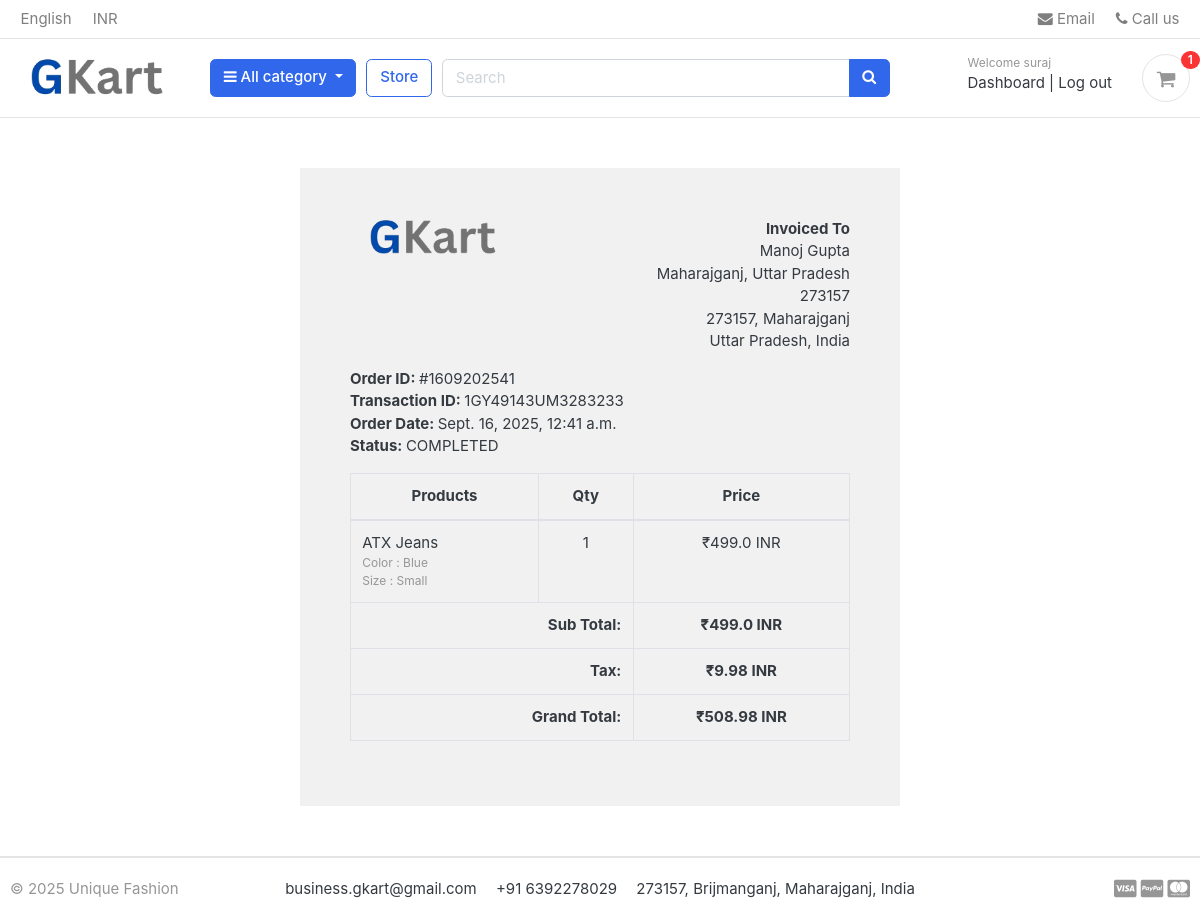
The page /accounts/order_detail/1609202541/ (signed in) on the database its author committed.
### accounts/models.py (models this page shows, shortened)
class Account(AbstractBaseUser, PermissionsMixin):
    first_name = models.CharField(max_length=100)
    last_name = models.CharField(max_length=100)
    username = models.CharField(max_length=100, unique=True)
    email = models.CharField(max_length=100, unique=True)
    mobile_number = models.CharField(max_length=13)
    date_joined = models.DateTimeField(auto_now_add=True)
    last_login = models.DateTimeField(auto_now=True)
    is_admin = models.BooleanField(default=False)
    is_staff = models.BooleanField(default=False)
    is_active = models.BooleanField(default=False)
    is_superadmin = models.BooleanField(default=False)
    USERNAME_FIELD = 'email'
    REQUIRED_FIELDS = ['username', 'first_name', 'last_name']
    objects = MyAccountManager()

### orders/models.py (models this page shows, shortened)
class Order(models.Model):
    STATUS = (
        ('New', 'New'),
        ('Accepted', 'Accepted'),
        ('Completed', 'Completed'),
        ('Cancelled', 'Cancelled'),
    )
    user = models.ForeignKey(Account, on_delete=models.SET_NULL, null=True)
    payment = models.ForeignKey(Payment, on_delete=models.SET_NULL, blank=True, null=True)
    order_number = models.CharField(max_length=20)
    first_name = models.CharField(max_length=50)
    last_name = models.CharField(max_length=50)
    phone = models.CharField(max_length=15)
    email = models.EmailField(max_length=50)
    address_line_1 = models.CharField(max_length=50)
    address_line_2 = models.CharField(max_length=50, blank=True)
    pin_code = models.CharField(max_length=20)
    city = models.CharField(max_length=50)
    state = models.CharField(max_length=50)
    country = models.CharField(max_length=50)
    order_note = models.CharField(max_length=100, blank=True)
    order_total = models.FloatField()
    tax = models.FloatField()
    status = models.CharField(max_length=10, choices=STATUS, default='New')
    ip = models.CharField(blank=True, max_length=20)
    is_ordered = models.BooleanField(default=False)
    created_at = models.DateTimeField(auto_now_add=True)
    updated_at = models.DateTimeField(auto_now=True)
    def full_name(self):
        return f'{self.first_name} {self.last_name}'
    def full_address(self):
        return f'{self.address_line_1} {self.address_line_2}'

class Payment(models.Model):
    user = models.ForeignKey(Account, on_delete=models.CASCADE)
    payment_id = models.CharField(max_length=100)
    payment_method = models.CharField(max_length=100)
    amount_paid = models.CharField(max_length=100) # this is the total amount paid
    status = models.CharField(max_length=100)
    created_at = models.DateTimeField(auto_now_add=True)

class OrderProduct(models.Model):
    order = models.ForeignKey(Order, on_delete=models.CASCADE)
    payment = models.ForeignKey(Payment, on_delete=models.SET_NULL, blank=True, null=True, related_name='purchased_products')
    user = models.ForeignKey(Account, on_delete=models.CASCADE) ## buyer
    seller = models.ForeignKey(Account, on_delete=models.CASCADE, null=True, blank=True, related_name='sold_products')  # seller (new field added)
    product = models.ForeignKey(Product, on_delete=models.CASCADE)
    variations = models.ManyToManyField(Variation, blank=True)
    quantity = models.IntegerField()
    product_price = models.FloatField()
    ordered = models.BooleanField(default=False)
    created_at = models.DateTimeField(auto_now_add=True)
    updated_at = models.DateTimeField(auto_now=True)

### store/models.py (models this page shows, shortened)
class Product(models.Model):
    product_name     = models.CharField(max_length=100, unique=True)
    slug             = models.CharField(max_length=100, unique=True)
    description      = models.TextField(max_length=1024, blank=True)
    price            = models.IntegerField()
    product_images   = models.ImageField(upload_to='photos/products')
    stock            = models.IntegerField()
    is_available     = models.BooleanField(default=True)
    category         = models.ForeignKey(Category, on_delete=models.CASCADE)
    created_at       = models.DateTimeField(auto_now_add=True)
    updated_at       = models.DateTimeField(auto_now=True)
    owner = models.ForeignKey(settings.AUTH_USER_MODEL, on_delete=models.CASCADE, null=True, blank=True)

class Variation(models.Model):
    product             = models.ForeignKey(Product, on_delete=models.CASCADE)
    variation_category  = models.CharField(max_length=255, choices=variation_category_choice)
    variation_value     = models.CharField(max_length=255)
    is_active           = models.BooleanField(default=True)
    created_date         = models.DateTimeField(auto_now=True)
    class Meta:
        ordering = ['variation_category']
    objects = VariationManager()

### accounts/views.py (the view)
# urls.py: path('order_detail/<int:order_id>/', views.order_detail, name='order_detail'),
@login_required(login_url='login')
def order_detail(request, order_id):
    order = Order.objects.get(order_number=order_id)
    order_detail = OrderProduct.objects.filter(order=order)
    subtotal = 0
    for i in order_detail:
        subtotal += i.product_price * i.quantity
    context = {
        "order_detail": order_detail,
        "order": order,
        "subtotal": subtotal
    }
    return render(request, 'accounts/order_detail.html', context)

### templates/accounts/order_detail.html (shortened to what this page needs)
{% extends 'base.html' %}
{% load static %}
{% block content %}
<div class="container" style="margin: 0 auto;width: 50%;padding: 50px;background: #f1f1f1;margin-top: 50px;margin-bottom: 50px;">
    <div class="row invoice row-printable">
        <div class="col-md-12">
            <div class="panel panel-default plain" id="dash_0">
                <div class="panel-body p30">
                    <div class="row">
                        <div class="col-lg-6">
                            <div class="invoice-logo"><img src="{% static 'images/logo.png' %}" alt="Invoice logo" style="max-height: 40px;"></div>
                        </div>
                        <div class="col-lg-6">
                            <div class="invoice-from">
                                <ul class="list-unstyled text-right">
                                    <li><strong>Invoiced To</strong></li>
                                    <li>{{order.full_name}}</li>
                                    <li>{{order.full_address}}</li>
                                    <li>{{order.pin_code}}, {{order.city}}</li>
                                    <li>{{order.state}}, {{order.country}}</li>
                                </ul>
                            </div>
                        </div>
                        <div class="col-lg-12">
                            <div class="invoice-details mt25">
                                <div class="well">
                                    <ul class="list-unstyled mb0">
                                        <li><strong>Order ID: </strong>#{{order.order_number}}</li>
                                        <li><strong>Transaction ID: </strong>{{order.payment.payment_id}}</li>
                                        <li><strong>Order Date: </strong>{{order.created_at}}</li>
                                        <li><strong>Status: </strong>{{order.payment.status}}</li>
                                    </ul>
                                </div>
                            </div>
                            <div class="invoice-items">
                                <div class="table-responsive" style="overflow: hidden; outline: none;" tabindex="0">
                                    <table class="table table-bordered">
                                        <thead>
                                            <tr>
                                                <th class="per70 text-center">Products</th>
                                                <th class="per5 text-center">Qty</th>
                                                <th class="per25 text-center">Price</th>
                                            </tr>
                                        </thead>
                                        <tbody>
                                          {% for item in order_detail %}
                                            <tr>
                                                <td>{{item.product.product_name}}
                                                  <p class="text-muted small">
                                          					{% if item.variations.all %}
                                          						{% for i in item.variations.all %}
                                          							{{ i.variation_category | title }} : {{ i.variation_value | title }} <br>
                                          						{% endfor %}
                                          					{% endif %}
                                          				</p>
                                                </td>
                                                <td class="text-center">{{item.quantity}}</td>
                                                <td class="text-center">₹{{item.product_price}} INR</td>
                                            </tr>
                                          {% endfor %}
                                        </tbody>
                                        <tfoot>
                                            <tr>
                                                <th colspan="2" class="text-right">Sub Total:</th>
                                                <th class="text-center">₹{{subtotal}} INR</th>
                                            </tr>
                                            <tr>
                                                <th colspan="2" class="text-right">Tax:</th>
                                                <th class="text-center">₹{{order.tax}} INR</th>
                                            </tr>
                                            <tr>
                                                <th colspan="2" class="text-right">Grand Total:</th>
                                                <th class="text-center">₹{{order.order_total}} INR</th>
                                            </tr>
                                        </tfoot>
                                    </table>
                                </div>
                            </div>
                        </div>
                    </div>
                </div>
            </div>
        </div>
    </div>
    </div>
{% endblock %}

### templates/base.html (shortened to what this page needs)
{% load static %}
<!DOCTYPE html>
<html lang="en">
  <head>
    <link
      href="{% static 'css/bootstrap.css' %}"
      rel="stylesheet"
      type="text/css"
    />
    <link
      href="{% static 'fonts/fontawesome/css/all.min.css' %}"
      type="text/css"
      rel="stylesheet"
    />
    <link href="{% static 'css/ui.css' %}" rel="stylesheet" type="text/css" />
    <link
      href="{% static 'css/responsive.css' %}"
      rel="stylesheet"
      media="only screen and (max-width: 1200px)"
    />
    <link href="{% static 'css/custom.css' %}" rel="stylesheet" type="text/css" />
    <link rel="stylesheet" href="https://cdnjs.cloudflare.com/ajax/libs/font-awesome/4.7.0/css/font-awesome.min.css">
  </head>
  <body>
    {% include "includes/navbar.html" %}
    {% block content %}{% endblock content %}
    {% include "includes/footer.html" %}
  </body>
</html>

### templates/includes/navbar.html (shortened to what this page needs)
{% load static %}
<header class="section-header">
      <nav class="navbar p-md-0 navbar-expand-sm navbar-light border-bottom">
        <div class="container">
          <div class="collapse navbar-collapse" id="navbarTop4">
            <ul class="navbar-nav mr-auto">
              <li class="nav-item dropdown">
                <a href="#" class="nav-link"> English </a>
              </li>
              <li class="nav-item dropdown">
                <a href="#" class="nav-link"> INR </a>
              </li>
            </ul>
            <ul class="navbar-nav">
              <li>
                <a href="#" class="nav-link">
                  <i class="fa fa-envelope"></i> Email
                </a>
              </li>
              <li>
                <a href="#" class="nav-link">
                  <i class="fa fa-phone"></i> Call us
                </a>
              </li>
            </ul>
          </div>
        </div>
      </nav>
      <section class="header-main border-bottom">
        <div class="container">
          <div class="row align-items-center">
            <div class="col-lg-2 col-md-3 col-6">
              <a href="{% url "home" %}" class="brand-wrap">
                <img class="logo" src="{% static 'images/logo.png' %}"  alt="Logo Image"/>
              </a>
            </div>
            <div class="col-lg col-sm col-md col-6 flex-grow-0">
              <div class="category-wrap dropdown d-inline-block float-right">
                <button
                  type="button"
                  class="btn btn-primary dropdown-toggle"
                  data-toggle="dropdown"
                >
                  <i class="fa fa-bars"></i> All category
                </button>
              </div>
            </div>
            <a href="{% url "store" %}" class="btn btn-outline-primary">Store</a>
            <div class="col-lg col-md-6 col-sm-12 col">
              <form action="{% url "search" %}" class="search">
                <div class="input-group w-100">
                  <input
                    type="text"
                    name="keyword"
                    class="form-control"
                    {% comment %} style="width: 60%" {% endcomment %}
                    placeholder="Search"
                  />
                  <div class="input-group-append">
                    <button class="btn btn-primary" type="submit">
                      <i class="fa fa-search"></i>
                    </button>
                  </div>
                </div>
              </form>
            </div>
            <div class="col-lg-3 col-sm-6 col-8 order-2 order-lg-3">
              <div class="d-flex justify-content-end mb-3 mb-lg-0">
                {% if user.id is None %}
                  <div class="widget-header">
                    <small class="title text-muted">Welcome guest!</small>
                    <div>
                      <a href="{% url "login" %}">Log in</a>
                      <span class="dark-transp"> | </span>
                      <a href="{% url "register" %}"> Register</a>
                    </div>
                  </div>
                {% else %}
                    <div class="widget-header">
                    <small class="title text-muted">Welcome {{ user.first_name }}</small>
                    <div>
                      <a href="{% url "dashboard" %}">Dashboard</a>
                      <span class="dark-transp"> | </span>
                      <a href="{% url "logout" %}"> Log out</a>
                    </div>
                  </div>
                {% endif %}
                <a href="{% url "cart" %}" class="widget-header pl-3 ml-3">
                  <div class="icon icon-sm rounded-circle border">
                    <i class="fa fa-shopping-cart"></i>
                  </div>
                  <span class="badge badge-pill badge-danger notify">{{ cart_count }}</span>
                </a>
              </div>
            </div>
          </div>
        </div>
      </section>
    </header>

### templates/includes/footer.html (shortened to what this page needs)
<footer class="section-footer border-top">
	<div class="container">
		<section class="footer-bottom border-top row">
			<div class="col-md-2">
				<p class="text-muted"> &copy 2025 Unique Fashion </p>
			</div>
			<div class="col-md-8 text-md-center">
				<span  class="px-2">business.gkart@gmail.com</span>
				<span  class="px-2">+91 6392278029</span>
				<span  class="px-2">273157, Brijmanganj, Maharajganj, India</span>
			</div>
			<div class="col-md-2 text-md-right text-muted">
				<i class="fab fa-lg fa-cc-visa"></i>
				<i class="fab fa-lg fa-cc-paypal"></i>
				<i class="fab fa-lg fa-cc-mastercard"></i>
			</div>
		</section>
	</div>
</footer>
</body>
</html>

### rows shown on the page
Account: first_name "suraj"
Order: full_name "Manoj Gupta", full_address "Maharajganj, Uttar Pradesh 273157", pin_code "273157", city "Maharajganj", state "Uttar Pradesh", country "India", order_number "1609202541", payment.payment_id "1GY49143UM3283233", created_at "Sept. 16, 2025, 12:41 a.m.", payment.status "COMPLETED", tax "9.98", order_total "508.98"
OrderProduct: product.product_name "ATX Jeans", quantity "1", product_price "499.0"
Variation: variation_category "Color", variation_value "Blue"
Variation: variation_category "Size", variation_value "Small"

### other values the page prints
{{ cart_count }} "1"
{{ subtotal }} "499.0"
